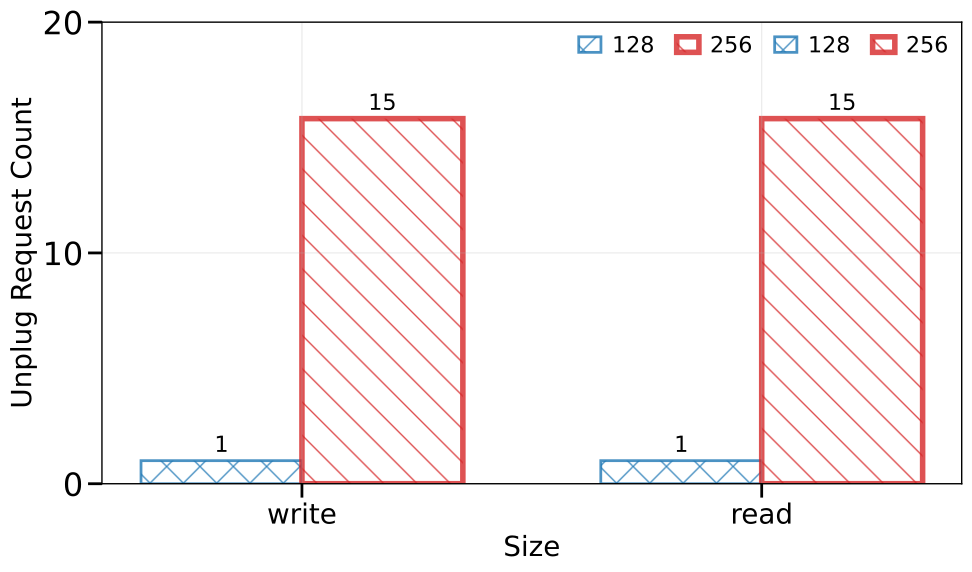

The Python source for this figure:
import matplotlib.pyplot as plt
import numpy as np
import os
import re
import sys
sys.path.append(os.path.dirname(os.path.abspath(__file__)))
from plot_common import colors, save_fig, hatches

# Set font to use system default instead of Arial
plt.rcParams['font.family'] = 'DejaVu Sans'

def parse_metric_result(file_path):
    """Parse metric file to extract unplug request counts"""
    unplug_counts = []
    
    try:
        with open(file_path, 'r') as f:
            for line in f:
                # Look for block_unplug lines and extract the number
                match = re.search(r'block_unplug:.*?(\d+)$', line)
                if match:
                    count = int(match.group(1))
                    unplug_counts.append(count)
                    
    except Exception as e:
        print(f"Error parsing {file_path}: {e}")
    
    # Calculate statistics
    if unplug_counts:
        avg_count = np.mean(unplug_counts)
        max_count = np.max(unplug_counts)
        min_count = np.min(unplug_counts)
        return {
            'avg': avg_count,
            'max': max_count,
            'min': min_count,
            'counts': unplug_counts
        }
    else:
        return {
            'avg': 0,
            'max': 0,
            'min': 0,
            'counts': []
        }

def collect_data():
    """Collect unplug data from pure workload metric files"""
    results_dir = "../results/blk-mq"
    
    # Define the test scenarios for pure workloads
    scenarios = {
        'write': ['size_128k_metric.txt', 'size_256k_metric.txt'],
        'read': ['size_read_128k_metric.txt', 'size_read_256k_metric.txt']
    }
    
    data = {}
    
    for scenario, files in scenarios.items():
        data[scenario] = {}
        for file in files:
            file_path = os.path.join(results_dir, file)
            if os.path.exists(file_path):
                unplug_stats = parse_metric_result(file_path)
                
                # Determine blk_max_request_count from filename
                if '128' in file:
                    size = 128
                elif '256' in file:
                    size = 256
                else:
                    continue
                    
                data[scenario][size] = unplug_stats
    
    return data

def create_bar_chart(data):
    """Create bar chart showing unplug request counts for pure workloads"""
    scenarios = list(data.keys())
    
    # Set up the plot
    fig, ax = plt.subplots(figsize=(10, 6))
    
    # Define bar positions - separate positions for each scenario
    x = np.arange(len(scenarios))
    width = 0.35  # Width of each bar
    
    # Create bars for each combination
    bars = []
    labels = []
    
    # For write scenario: only show write data
    write_128_data = [data['write'].get(128, {}).get('avg', 0)]
    write_256_data = [data['write'].get(256, {}).get('avg', 0)]
    
    # For read scenario: only show read data
    read_128_data = [data['read'].get(128, {}).get('avg', 0)]
    read_256_data = [data['read'].get(256, {}).get('avg', 0)]
    
    # Write bars (at x=0)
    bar1 = ax.bar(0 - width/2, write_128_data, width, label='128', 
                  color='white', linewidth=2, edgecolor=colors[0], alpha=0.8, hatch=hatches[7])
    bars.append(bar1)
    labels.append('128')
    
    bar2 = ax.bar(0 + width/2, write_256_data, width, label='256', 
                  color='white', linewidth=4, edgecolor=colors[1], alpha=0.8, hatch=hatches[0])
    bars.append(bar2)
    labels.append('256')
    
    # Read bars (at x=1)
    bar3 = ax.bar(1 - width/2, read_128_data, width, label='128', 
                  color='white', linewidth=2, edgecolor=colors[0], alpha=0.8, hatch=hatches[7])
    bars.append(bar3)
    labels.append('128')
    
    bar4 = ax.bar(1 + width/2, read_256_data, width, label='256', 
                  color='white', linewidth=4, edgecolor=colors[1], alpha=0.8, hatch=hatches[0])
    bars.append(bar4)
    labels.append('256')
    
    # Customize the plot
    ax.set_xlabel('Size', fontsize=20)
    ax.set_ylabel('Unplug Request Count', fontsize=20)
    ax.set_xticks([0, 1])
    ax.set_yticks([0, 10, 20])
    ax.set_xticklabels(['write', 'read'], fontsize=20)
    ax.legend(fontsize=16, ncol=4, loc='best')
    ax.grid(True, alpha=0.3)
    
    # Add value labels on bars
    for bar in bars:
        for rect in bar:
            height = rect.get_height()
            if height > 0:
                ax.annotate(f'{int(height)}',
                           xy=(rect.get_x() + rect.get_width() / 2, height),
                           xytext=(0, 3),  # 3 points vertical offset
                           textcoords="offset points",
                           ha='center', va='bottom',
                           fontsize=16)
    
    plt.tight_layout()
    return fig

def main():
    # Collect data
    print("Collecting unplug data from pure workload metric files...")
    data = collect_data()
    
    # Print collected data for verification
    print("\nCollected data:")
    for scenario, blk_data in data.items():
        print(f"\n{scenario}:")
        for blk_count, stats in blk_data.items():
            print(f"  blk_max_request_count={blk_count}: avg={stats['avg']:.1f}, max={stats['max']}, min={stats['min']}")
    
    # Create and save the chart
    print("\nCreating bar chart...")
    fig = create_bar_chart(data)
    
    # Save the figure
    fig_name = "pure_size_unplug"
    plt.savefig(f"{fig_name}.pdf", bbox_inches='tight', dpi=300)
    
    print(f"Chart saved as {fig_name}.pdf")
    plt.show()

if __name__ == "__main__":
    main()
